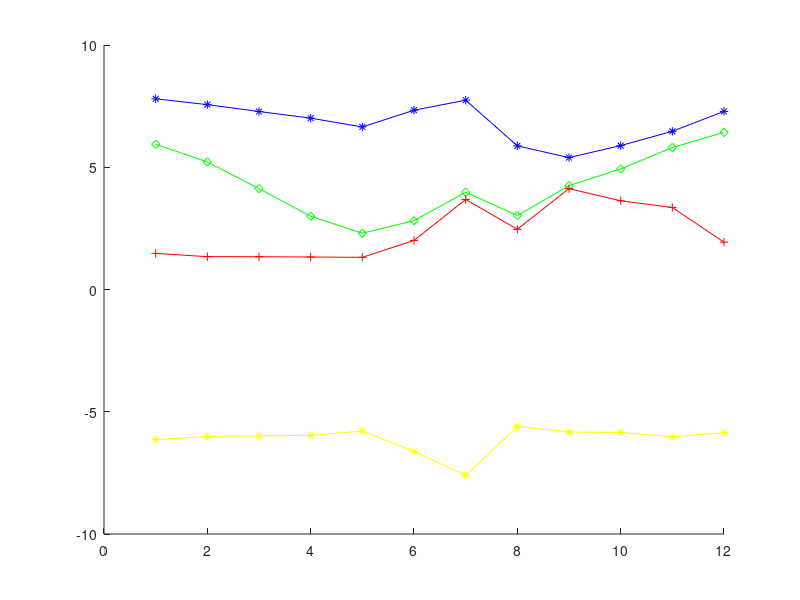
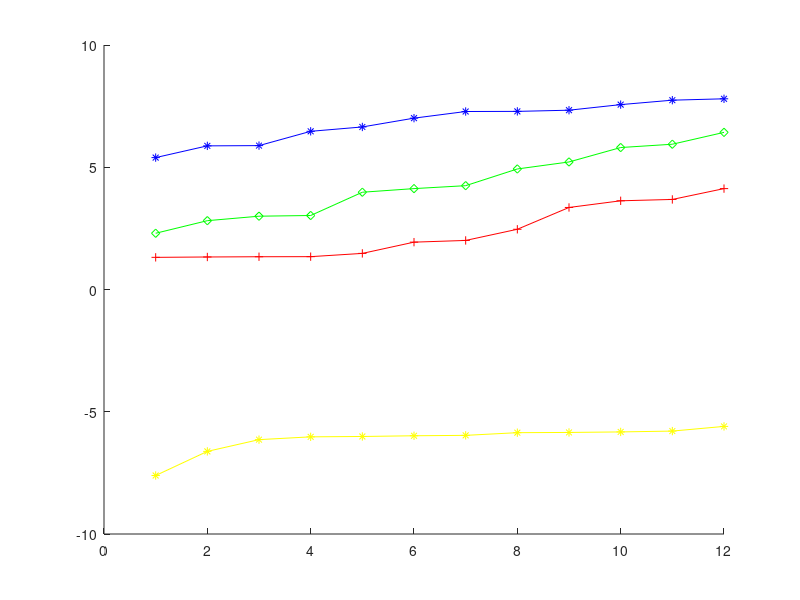

Here is the MATLAB script that generated these plots, in order:
sixColours=[[7.7998 5.9417 1.4767];
            [7.5617 5.2167 1.3433];
            [7.2800 4.1267 1.3400];
            [7.0083 2.9983 1.3300];
            [6.6483 2.3 1.3150];
            [7.3333 2.8150 2.0067];
            [7.7433 3.9783 3.6833];
            [5.8750 3.0267 2.4633];
            [5.3950 4.2467 4.1267]
            [5.8850 4.9300 3.6283]
            [6.4700 5.8067 3.3550];
            [7.2850 6.4267 1.9367];
            ];

RGBmeans=mean(sixColours);



for x=1:3
    diffMatrix(:,x)=sixColours(:,x)-RGBmeans(x);
end

corelationM=(diffMatrix' * diffMatrix);

[V,D]=eig(corelationM);

eigenVec=V(:,1);

unitV=eigenVec/abs(eigenVec);

for x=1:12

    projectedM(x)=(sixColours(x,:) * eigenVec);
end

hold on;
plot(sixColours(:,1),'b*-');
plot(sixColours(:,2),'gd-');
plot(sixColours(:,3),'r+-');
plot(projectedM,'y*-');
hold off;
figure;

hold on;
plot(sort(sixColours(:,1)),'b*-');
plot(sort(sixColours(:,2)),'gd-');
plot(sort(sixColours(:,3)),'r+-');
plot(sort(projectedM),'y*-');